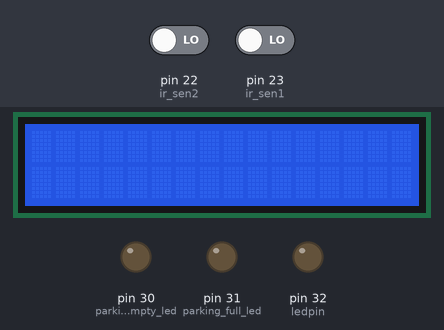
This sketch was run on a simulated Arduino Mega 2560, built with avr-gcc and run on an emulated ATmega2560. Shown: 16×2 character LCD, output pins drawn as LEDs (lit = HIGH). Dashed ring = blinking. Inputs (shaded band) come from the test bench; at power-on: pin 23 (ir_sen1) LOW, pin 22 (ir_sen2) LOW. What the sketch prints to the serial monitor is not drawn.

Above: at 1.2 s.
1.3 s: pin 23 (ir_sen1) driven HIGH
At 1.8 s:
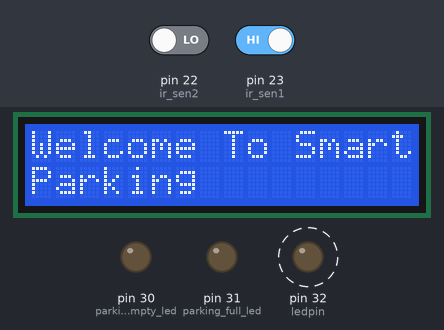
3.5 s: pin 22 (ir_sen2) driven HIGH
At 5.9 s:
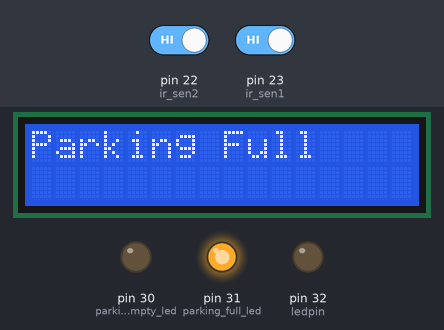
6.5 s: pin 23 (ir_sen1) driven LOW
At 8.7 s:
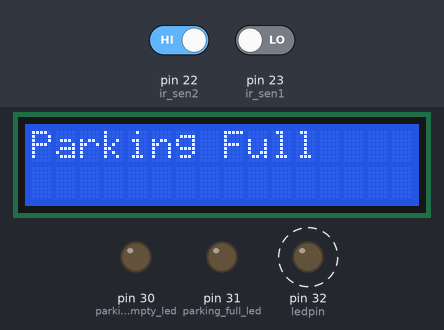
8.8 s: pin 22 (ir_sen2) driven LOW
At 9.3 s:
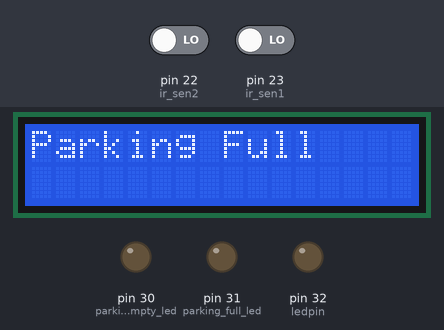
Timing chart, 0 to 11.3 s (numbered marks = the images above; inputs shaded):
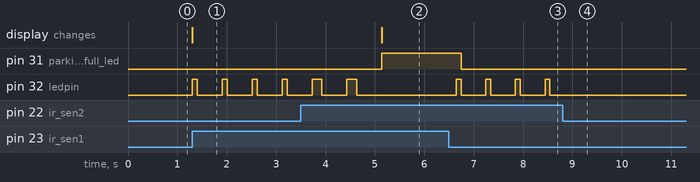

The sketch:

Smart_parking_single_entry-exit_gate.ino
```cpp
//                                        ************************ENTRY GATE CONTROL***************************
#include<LiquidCrystal.h>


LiquidCrystal lcd(12,11,5,4,3,2);

// IR Sensor Pins
int ir_sen1 = 23;
int ir_sen2 = 22;

// Led Pins
int ledpin = 32;
int parking_full_led = 31;
int parking_empty_led = 30;

int MAX_SLOTS = 2;      // Maximum Parking Slots Available

int count = -1;
boolean entry_flag1 = false;
boolean exit_flag1 = false;

boolean temp1 = false;
boolean temp2 = false;

void setup(){

  // Initialize IR Entry Sensor pins
  pinMode(ir_sen1,INPUT);
  pinMode(ir_sen2,INPUT);

  // Initialize Led pin
  pinMode(ledpin,OUTPUT);
  pinMode(parking_full_led,OUTPUT);
  pinMode(parking_empty_led,OUTPUT);

  lcd.begin(16,2);

  Serial.begin(9600);
}

void loop(){
  // Reading IR sensors
  int ir1 = digitalRead(ir_sen1);
  int ir2 = digitalRead(ir_sen2);

  if((ir1 == 1 && temp2 == false) || temp1 == true){
    temp1 = true;
    entry_gate(ir1,ir2);
    delay(500);
  }
  else if((ir2 == 1 && temp1 == false) || temp2 == true){
    temp2 = true;
    exit_gate(ir1,ir2);
    delay(500);
  }
}

void entry_gate(int ir1,int ir2){       // Function for entry
 if(count < MAX_SLOTS - 1){
    digitalWrite(parking_empty_led,0);
    lcd_display_Welcome();

    if(ir1 == 1){
      entry_flag1 = true;
      gate_open();
    }
    if(ir2 == 1 && entry_flag1 == true){
      temp1 = false;
      entry_flag1 = false;
      count = count + 1;
      gate_closed();
    }
    Serial.println("ENTRY :");
    Serial.println(count);

 }
 else{
    temp1 = false;
    lcd_display_full();
    digitalWrite(parking_full_led,1);
 }
}

void exit_gate(int ir1,int ir2){        // Function for exit
 if(count == -1){
    lcd_display_Welcome();
    digitalWrite(parking_empty_led,1);
    temp2 = false;
 }
 else{
  if(ir2 == 1){
    exit_flag1 = true;
    gate_open();
   }
  if(ir1 == 1 && exit_flag1 == true){
    temp2 = false;
    exit_flag1 = false;
    count = count - 1;
    gate_closed();
   }
    digitalWrite(parking_full_led,0);
    Serial.println("EXIT :");
    Serial.println(count);
 }
}

void gate_open(){             // Parking Gate Open
  digitalWrite(ledpin,1);
  delay(100);
  digitalWrite(ledpin,0);
}

void gate_closed(){           // Parking Gate Closed
  digitalWrite(ledpin,1);
  delay(100);
  digitalWrite(ledpin,0);
}

void lcd_display_Welcome(){
  lcd.clear();
  lcd.print("Welcome To Smart");
  lcd.setCursor(0,1);
  lcd.print("Parking");
}

void lcd_display_full(){
  lcd.clear();
  lcd.print("Parking Full");
}
```

Measured:
- after the input at 1.3 s, pin 32 (ledpin): alternates HIGH for 0.10 s and LOW for 0.51 s, starting at once; the display: changes at once (image 1)
- after the input at 3.5 s, pin 31 (parking_full_led): LOW → HIGH after 1.6 s; the display: changes after 1.6 s (image 2)
- after the input at 6.5 s, pin 31 (parking_full_led): HIGH → LOW after 0.25 s; pin 32 (ledpin): alternates HIGH for 0.10 s and LOW for 0.50 s, starting after 0.15 s
- after the input at 8.8 s, pin 32 (ledpin): stops changing and stays LOW
